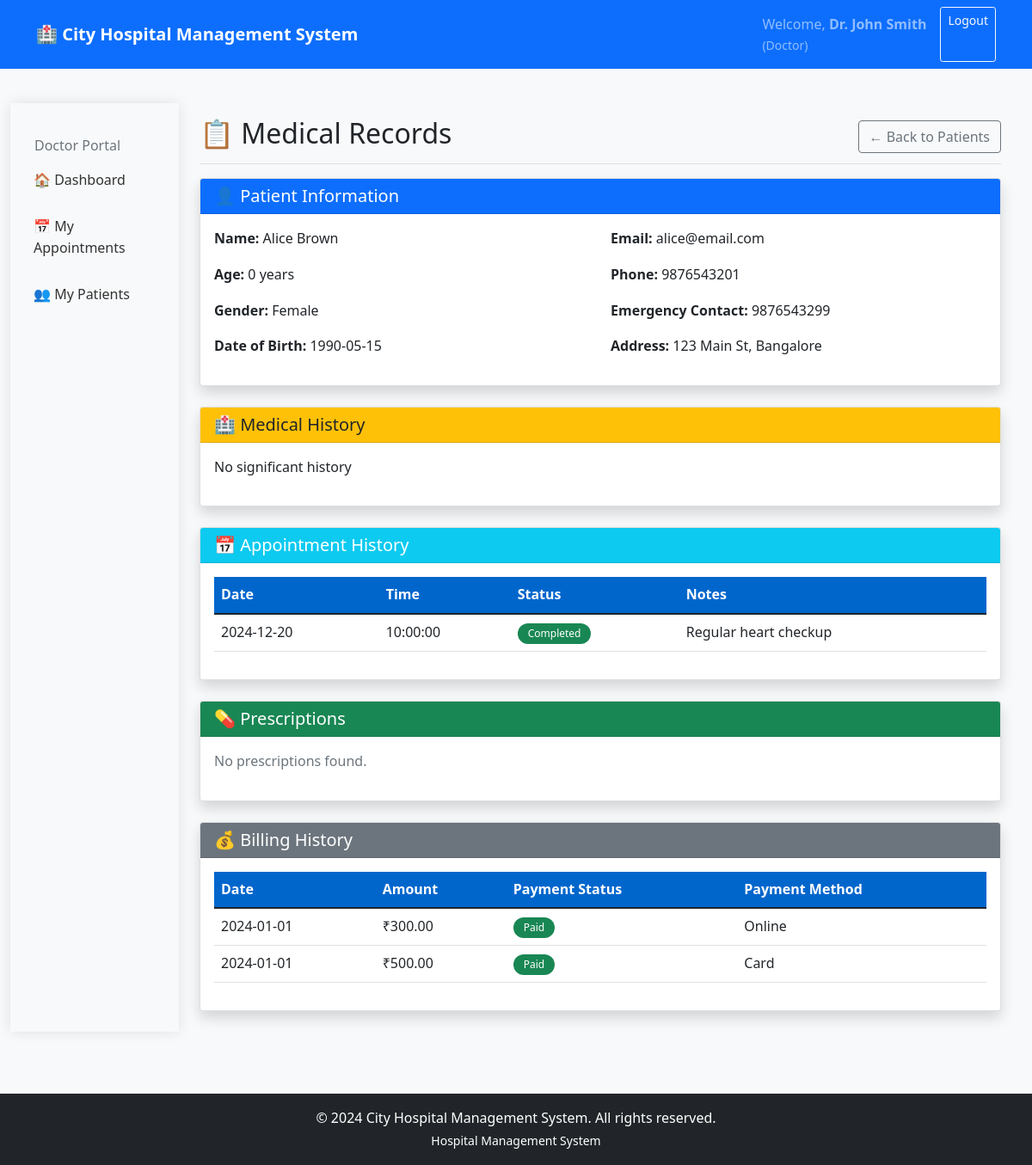
The page /doctor/patient-records/1 (signed in) on the database its author committed.
### tables this page shows
CREATE TABLE doctors (
            id INTEGER PRIMARY KEY AUTOINCREMENT,
            name TEXT NOT NULL,
            specialization TEXT,
            phone TEXT,
            email TEXT,
            availability TEXT DEFAULT 'Available'
        , password TEXT);

CREATE TABLE patients (
            id INTEGER PRIMARY KEY AUTOINCREMENT,
            name TEXT NOT NULL,
            email TEXT UNIQUE,
            phone TEXT,
            address TEXT,
            date_of_birth TEXT,
            gender TEXT,
            emergency_contact TEXT,
            medical_history TEXT,
            created_at TEXT
        );

CREATE TABLE appointments (
            id INTEGER PRIMARY KEY AUTOINCREMENT,
            patient_id INTEGER NOT NULL,
            doctor_id INTEGER NOT NULL,
            appointment_date TEXT NOT NULL,
            appointment_time TEXT NOT NULL,
            status TEXT DEFAULT 'Scheduled',
            notes TEXT,
            created_at TEXT,
            FOREIGN KEY (patient_id) REFERENCES patients(id),
            FOREIGN KEY (doctor_id) REFERENCES doctors(id)
        );

CREATE TABLE bills (
            id INTEGER PRIMARY KEY AUTOINCREMENT,
            patient_id INTEGER NOT NULL,
            appointment_id INTEGER,
            total_amount REAL NOT NULL,
            payment_status TEXT DEFAULT 'Pending',
            payment_method TEXT,
            created_at TEXT,
            FOREIGN KEY (patient_id) REFERENCES patients(id),
            FOREIGN KEY (appointment_id) REFERENCES appointments(id)
        );

### app.py (the view, shortened to what this page needs)
@app.route('/doctor/patient-records/<int:patient_id>')
def view_patient_records(patient_id):
    role = session.get('role')
    if role not in ['doctor', 'receptionist']:
        flash('Unauthorized access.', 'error')
        return redirect(url_for('login_page'))
    conn = get_db_connection()
    patient = conn.execute('SELECT * FROM patients WHERE id = ?', (patient_id,)).fetchone()
    if not patient:
        flash('Patient not found.', 'error')
        conn.close()
        return redirect(url_for('doctor_patients' if role == 'doctor' else 'receptionist_dashboard'))
    try:
        age = calculate_patient_age(patient['date_of_birth']) if patient.get('date_of_birth') else 0
    except Exception:
        age = 0
    doctor = None
    if role == 'doctor':
        doctor = conn.execute('SELECT * FROM doctors WHERE id = ?', (session.get('user_id'),)).fetchone()
        if not doctor:
            flash('Doctor profile not found. Please contact administrator.', 'error')
            conn.close()
            return redirect(url_for('login_page'))
        appointments = conn.execute('''
            SELECT a.*, d.name as doctor_name, d.specialization
            FROM appointments a
            JOIN doctors d ON a.doctor_id = d.id
            WHERE a.patient_id = ? AND a.doctor_id = ?
            ORDER BY a.appointment_date DESC, a.appointment_time DESC
        ''', (patient_id, doctor['id'])).fetchall()
        try:
            prescriptions = conn.execute('''
                SELECT pr.*, m.name as medicine_name, m.description, m.price, a.appointment_date, a.appointment_time
                FROM prescriptions pr
                JOIN medicines m ON pr.medicine_id = m.id
                JOIN appointments a ON pr.appointment_id = a.id
                WHERE a.patient_id = ? AND a.doctor_id = ?
                ORDER BY pr.prescribed_date DESC
            ''', (patient_id, doctor['id'])).fetchall()
        except Exception:
            prescriptions = []
    try:
        bills = conn.execute('''
            SELECT b.*, a.appointment_date
            FROM bills b
            LEFT JOIN appointments a ON b.appointment_id = a.id
            WHERE b.patient_id = ?
            ORDER BY b.created_at DESC
        ''', (patient_id,)).fetchall()
    except Exception:
        bills = conn.execute('SELECT * FROM bills WHERE patient_id = ? ORDER BY created_at DESC', (patient_id,)).fetchall()
    conn.close()
    return render_template('doctor/patient_records.html',
                           patient=patient,
                           age=age,
                           appointments=appointments,
                           prescriptions=prescriptions,
                           bills=bills,
                           doctor=doctor)

### app.py (called while the page is built)
@app.context_processor
def inject_datetime():
    return dict(datetime=datetime)

def get_db_connection():
    conn = sqlite3.connect(app.config['DATABASE'])
    conn.row_factory = sqlite3.Row
    return conn

### templates/doctor/patient_records.html (shortened to what this page needs)
{% extends "layout.html" %}
{% block content %}
<div class="container-fluid">
    <div class="row">
        <div class="col-md-3 col-lg-2 bg-light sidebar">
            <div class="position-sticky pt-3">
                <h6 class="sidebar-heading d-flex justify-content-between align-items-center px-3 mt-4 mb-1 text-muted">
                    <span>Doctor Portal</span>
                </h6>
                <ul class="nav flex-column">
                    <li class="nav-item">
                        <a class="nav-link" href="{{ url_for('doctor_dashboard') }}">
                            🏠 Dashboard
                        </a>
                    </li>
                    <li class="nav-item">
                        <a class="nav-link" href="{{ url_for('doctor_appointments') }}">
                            📅 My Appointments
                        </a>
                    </li>
                    <li class="nav-item">
                        <a class="nav-link" href="{{ url_for('doctor_patients') }}">
                            👥 My Patients
                        </a>
                    </li>
                </ul>
            </div>
        </div>
        <div class="col-md-9 col-lg-10 ms-sm-auto px-4">
            <div class="d-flex justify-content-between flex-wrap flex-md-nowrap align-items-center pt-3 pb-2 mb-3 border-bottom">
                <h1 class="h2">📋 Medical Records</h1>
                <a href="{{ url_for('doctor_patients') }}" class="btn btn-outline-secondary">
                    ← Back to Patients
                </a>
            </div>
            <div class="card shadow mb-4">
                <div class="card-header bg-primary text-white">
                    <h5 class="mb-0">👤 Patient Information</h5>
                </div>
                <div class="card-body">
                    <div class="row">
                        <div class="col-md-6">
                            <p><strong>Name:</strong> {{ patient.name }}</p>
                            <p><strong>Age:</strong> {{ age }} years</p>
                            <p><strong>Gender:</strong> {{ patient.gender }}</p>
                            <p><strong>Date of Birth:</strong> {{ patient.date_of_birth }}</p>
                        </div>
                        <div class="col-md-6">
                            <p><strong>Email:</strong> {{ patient.email }}</p>
                            <p><strong>Phone:</strong> {{ patient.phone }}</p>
                            <p><strong>Emergency Contact:</strong> {{ patient.emergency_contact }}</p>
                            <p><strong>Address:</strong> {{ patient.address }}</p>
                        </div>
                    </div>
                </div>
            </div>
            <div class="card shadow mb-4">
                <div class="card-header bg-warning text-dark">
                    <h5 class="mb-0">🏥 Medical History</h5>
                </div>
                <div class="card-body">
                    {% if patient.medical_history %}
                        <p>{{ patient.medical_history }}</p>
                    {% else %}
                        <p class="text-muted">No medical history recorded.</p>
                    {% endif %}
                </div>
            </div>
            <div class="card shadow mb-4">
                <div class="card-header bg-info text-white">
                    <h5 class="mb-0">📅 Appointment History</h5>
                </div>
                <div class="card-body">
                    {% if appointments %}
                        <div class="table-responsive">
                            <table class="table table-hover">
                                <thead class="table-light">
                                    <tr>
                                        <th>Date</th>
                                        <th>Time</th>
                                        <th>Status</th>
                                        <th>Notes</th>
                                    </tr>
                                </thead>
                                <tbody>
                                    {% for appointment in appointments %}
                                    <tr>
                                        <td>{{ appointment.appointment_date }}</td>
                                        <td>{{ appointment.appointment_time }}</td>
                                        <td>
                                            <span class="badge bg-{{ 'success' if appointment.status == 'Completed' else 'warning' if appointment.status == 'Scheduled' else 'secondary' }}">
                                                {{ appointment.status }}
                                            </span>
                                        </td>
                                        <td>{{ appointment.notes or 'No notes' }}</td>
                                    </tr>
                                    {% endfor %}
                                </tbody>
                            </table>
                        </div>
                    {% else %}
                        <p class="text-muted">No appointments found.</p>
                    {% endif %}
                </div>
            </div>
            <div class="card shadow mb-4">
                <div class="card-header bg-success text-white">
                    <h5 class="mb-0">💊 Prescriptions</h5>
                </div>
                <div class="card-body">
                    {% if prescriptions %}
                        <div class="table-responsive">
                            <table class="table table-hover">
                                <thead class="table-light">
                                    <tr>
                                        <th>Date</th>
                                        <th>Medicine</th>
                                        <th>Dosage</th>
                                        <th>Duration</th>
                                        <th>Instructions</th>
                                    </tr>
                                </thead>
                                <tbody>
                                    {% for prescription in prescriptions %}
                                    <tr>
                                        <td>{{ prescription.prescribed_date }}</td>
                                        <td><strong>{{ prescription.medicine_name }}</strong></td>
                                        <td>{{ prescription.dosage or 'N/A' }}</td>
                                        <td>{{ prescription.duration or 'N/A' }}</td>
                                        <td>{{ prescription.instructions or 'No special instructions' }}</td>
                                    </tr>
                                    {% endfor %}
                                </tbody>
                            </table>
                        </div>
                    {% else %}
                        <p class="text-muted">No prescriptions found.</p>
                    {% endif %}
                </div>
            </div>
            <div class="card shadow mb-4">
                <div class="card-header bg-secondary text-white">
                    <h5 class="mb-0">💰 Billing History</h5>
                </div>
                <div class="card-body">
                    {% if bills %}
                        <div class="table-responsive">
                            <table class="table table-hover">
                                <thead class="table-light">
                                    <tr>
                                        <th>Date</th>
                                        <th>Amount</th>
                                        <th>Payment Status</th>
                                        <th>Payment Method</th>
                                    </tr>
                                </thead>
                                <tbody>
                                    {% for bill in bills %}
                                    <tr>
                                        <td>{{ bill.created_at[:10] if bill.created_at else 'N/A' }}</td>
                                        <td>₹{{ "%.2f"|format(bill.total_amount) }}</td>
                                        <td>
                                            <span class="badge bg-{{ 'success' if bill.payment_status == 'Paid' else 'warning' }}">
                                                {{ bill.payment_status }}
                                            </span>
                                        </td>
                                        <td>{{ bill.payment_method or 'N/A' }}</td>
                                    </tr>
                                    {% endfor %}
                                </tbody>
                            </table>
                        </div>
                    {% else %}
                        <p class="text-muted">No billing records found.</p>
                    {% endif %}
                </div>
            </div>
        </div>
    </div>
</div>
{% endblock %}

### templates/layout.html (shortened to what this page needs)
<!DOCTYPE html>
<html lang="en">
<head>
    <link href="https://cdn.jsdelivr.net/npm/bootstrap@5.1.3/dist/css/bootstrap.min.css" rel="stylesheet">
    <link href="{{ url_for('static', filename='css/style.css') }}" rel="stylesheet">
    <link href="{{ url_for('static', filename='css/dashboard.css') }}" rel="stylesheet">
</head>
<body>
    <nav class="navbar navbar-expand-lg navbar-dark bg-primary">
        <div class="container">
            <a class="navbar-brand fw-bold" href="{{ url_for('login_page') }}">
                🏥 City Hospital Management System
            </a>
            {% if session.get('username') %}
            <div class="navbar-nav ms-auto">
                <span class="navbar-text me-3">
                    Welcome, <strong>{{ session.username }}</strong>
                    <small class="d-block">({{ session.role|title }})</small>
                </span>
                <a class="btn btn-outline-light btn-sm" href="{{ url_for('logout') }}">
                    Logout
                </a>
            </div>
            {% endif %}
        </div>
    </nav>
    <main class="container-fluid py-4">
        {% block content %}{% endblock %}
    </main>
    <footer class="bg-dark text-white text-center py-3 mt-5">
        <div class="container">
            <p class="mb-0">&copy; 2024 City Hospital Management System. All rights reserved.</p>
            <small>Hospital Management System</small>
        </div>
    </footer>
</body>
</html>

### static/css/style.css (style rules this page uses)
:root { --primary: #007bff; --secondary: #6c757d; --success: #28a745; --danger: #dc3545; --warning: #ffc107; --info: #17a2b8; --light: #f8f9fa; --dark: #343a40; --hospital-blue: #0066cc; --hospital-light-blue: #e6f2ff; }
body { font-family: 'Segoe UI', Tahoma, Geneva, Verdana, sans-serif; background-color: #f8f9fa; line-height: 1.6; }
.sidebar { min-height: calc(100vh - 76px); box-shadow: 0 0 15px rgba(0,0,0,0.1); }
.sidebar .nav-link { color: #333; padding: 12px 15px; margin: 2px 0; border-radius: 5px; transition: all 0.3s ease; }
.table th { background-color: var(--hospital-blue); color: white; border: none; font-weight: 600; }
.badge { font-weight: 500; padding: 6px 12px; border-radius: 20px; }

### rows shown on the page
doctors: username "Dr. John Smith"
patients: name "Alice Brown", gender "Female", date_of_birth "1990-05-15", email "alice@email.com", phone "9876543201", emergency_contact "9876543299", address "123 Main St, Bangalore", medical_history "No significant history"
appointments: appointment_date "2024-12-20", appointment_time "10:00:00", status "Completed", notes "Regular heart checkup"
bills: created_at "2024-01-01", total_amount "300.00", payment_status "Paid", payment_method "Online"
bills: created_at "2024-01-01", total_amount "500.00", payment_status "Paid", payment_method "Card"

### other values the page prints
{{ session.role|title }} "Doctor"
{{ age }} "0"
